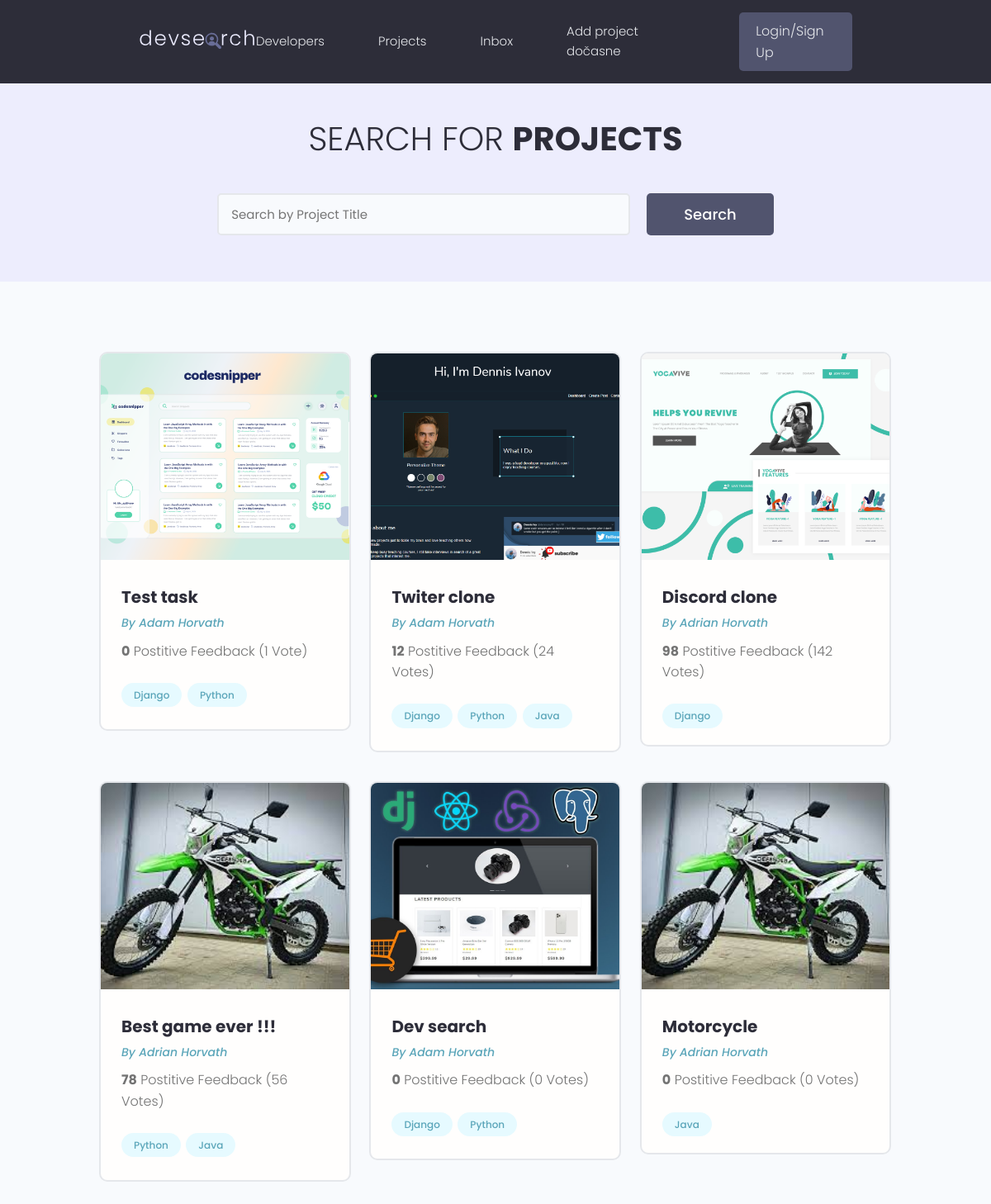
The page /projects/ on the database as committed earlier.
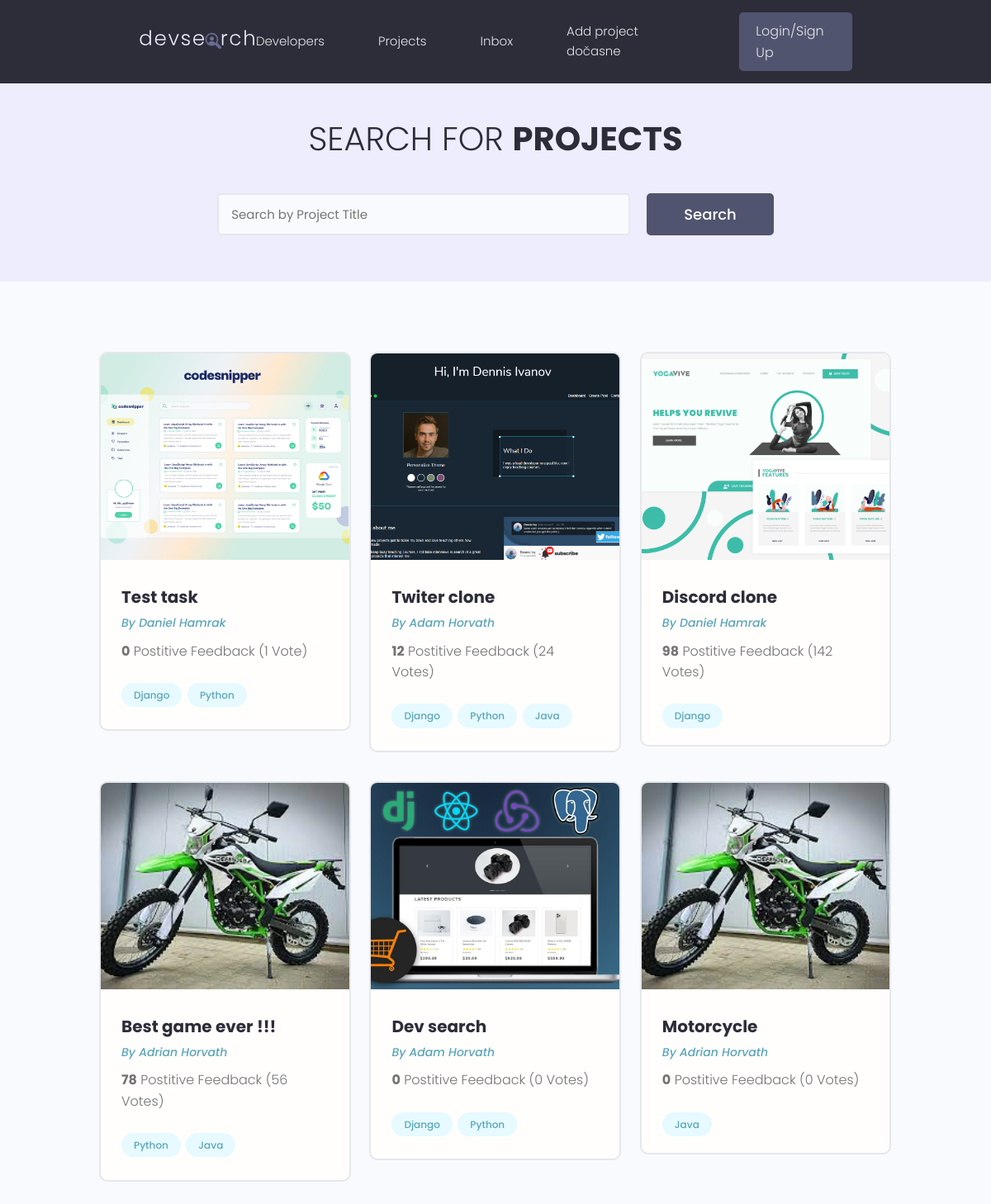
The same page on the database as committed later.
### projects/models.py (models this page shows, shortened)
class Project(models.Model):
    id = models.UUIDField(default=uuid.uuid4, unique=True,
    primary_key=True, editable=False)
    owner = models.ForeignKey(Profile, on_delete=models.SET_NULL,null=True,blank=True)
    title = models.CharField(max_length=200)
    description = models.TextField(null=True, blank=True)
    featured_image = models.ImageField(null=True,blank=True, default="default.jpg")
    demo_link = models.CharField(max_length=2000,null=True,blank=True)
    source_link = models.CharField(max_length=2000,null=True,blank=True)
    tags = models.ManyToManyField("Tag",blank=True )
    vote_total = models.IntegerField(default=0, null=True,blank=True)
    vote_ratio = models.IntegerField(default=0, null=True,blank=True)
    created = models.DateTimeField(auto_now_add=True)
    updated = models.DateTimeField(auto_now=True)

### users/models.py (models this page shows)
class Profile(models.Model):
    id = models.UUIDField(default=uuid.uuid4, unique=True,
    primary_key=True, editable=False)
    user = models.OneToOneField(User, on_delete=models.CASCADE, null=True,blank=True)
    name = models.CharField(max_length=200, blank=True, null=True)
    username = models.CharField(max_length=200, blank=True, null=True)
    location = models.CharField(max_length=200, blank=True, null=True)
    email = models.EmailField(max_length=300, null= True, blank=True)
    short_info = models.CharField(max_length=200, blank=True, null=True)
    bio = models.TextField(blank=True, null=True)
    profile_image = models.ImageField(blank=True, null=True, upload_to="profiles/", default="profiles/user-default.png")
    social_github = models.CharField(max_length=200, blank=True, null=True)
    social_twitter = models.CharField(max_length=200, blank=True, null=True)
    social_linkedin = models.CharField(max_length=200, blank=True, null=True)
    social_youtube = models.CharField(max_length=200, blank=True, null=True)
    social_website = models.CharField(max_length=200, blank=True, null=True)
    social_stackoverflow = models.CharField(max_length=200, blank=True, null=True)
    created = models.DateTimeField(auto_now_add=True)
    def __str__(self):
        return str(self.name)

### projects/views.py (the view)
# urls.py: path("projects/",include("projects.urls")),
def projects (request):
    projects = Project.objects.all()
    context = {"projects":projects}
    return render(request, "projects/projects.html", context)

### projects/models.py (called while the page is built)
    def __str__(self):
        return self.name

### projects/templates/projects/projects.html (shortened to what this page needs)
{% extends 'main.html' %}
{% block content %}
<main class="projects">
    <section class="hero-section text-center">
        <div class="container container--narrow">
            <div class="hero-section__box">
                <h2>Search for <span>Projects</span></h2>
            </div>
            <div class="hero-section__search">
                <form class="form" action="#" method="get">
                    <div class="form__field">
                        <input class="input input--text" id="formInput#search" type="text" name="text"
                            placeholder="Search by Project Title" />
                    </div>
                    <input class="btn btn--sub btn--lg" type="submit" value="Search" />
                </form>
            </div>
        </div>
    </section>
    <section class="projectsList">
        <div class="container">
            <div class="grid grid--three">
                {% for project in projects %}
                <div class="column">
                    <div class="card project">
                        <a href="{% url 'project' project.id %}" class="project">
                            <img class="project__thumbnail" src="{{ project.featured_image.url }}" alt="project thumbnail" />
                            <div class="card__body">
                                <h3 class="project__title">{{ project.title }}</h3>
                                <p><a class="project__author" href="{% url 'profile' project.owner.id %}">By {{ project.owner}}</a></p>
                                <p class="project--rating">
                                    <span style="font-weight: bold;">{{ project.vote_ratio }}</span> Postitive
                                    Feedback ({{ project.vote_total }} Vote{{ project.vote_total|pluralize:"s" }})
                                </p>
                                <div class="project__tags">
                                    {% for tag in project.tags.all %}
                                    <span class="tag tag--pill tag--main">
                                        <small>{{tag}}</small>
                                    </span>
                                    {% endfor %}
                                </div>
                            </div>
                        </a>
                    </div>
                </div>
                {% endfor %}
            </div>
        </div>
    </section>
</main>
{% endblock content %}

Rows that differ between the two databases and show on the page:
changed Project "Test task": owner "Adam Horvath" → "Daniel Hamrak"
changed Project "Discord clone": owner "Adrian Horvath" → "Daniel Hamrak"
